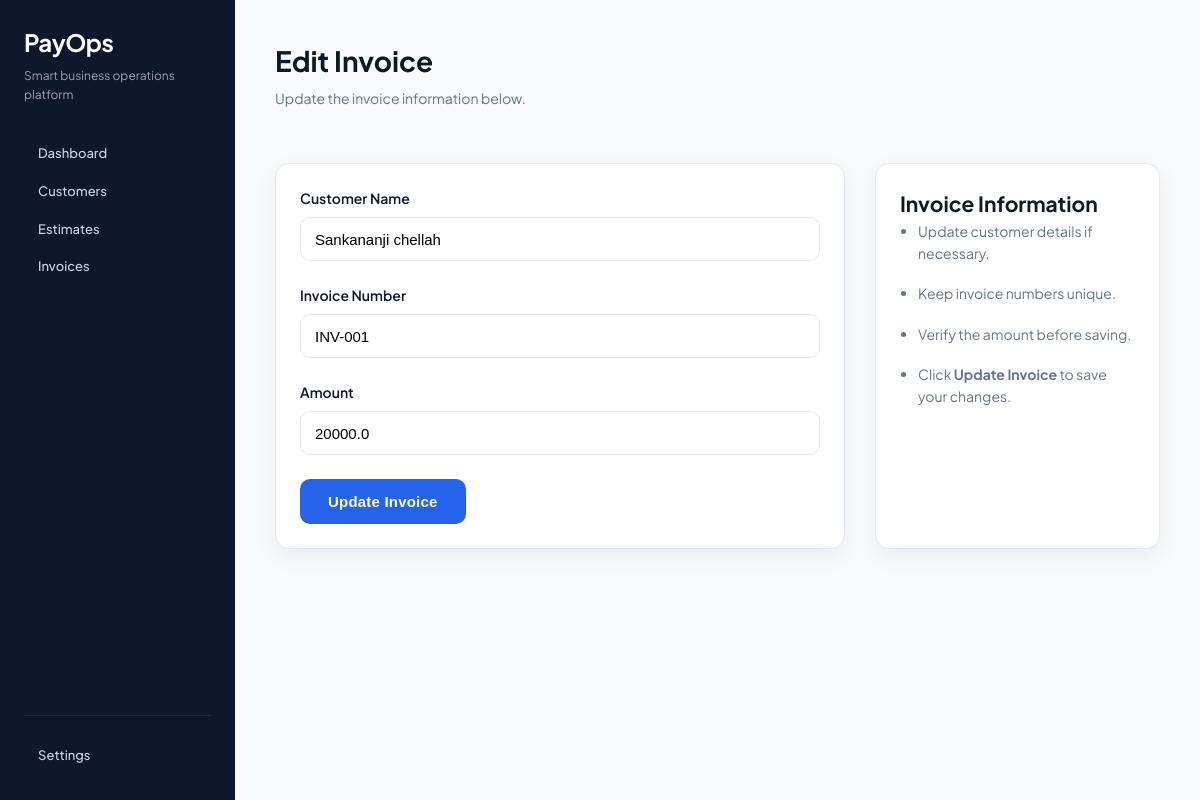
Screenshot of /edit/1 with the database file from the repository.
### tables this page shows
CREATE TABLE invoices (

    id INTEGER PRIMARY KEY AUTOINCREMENT,

    customer TEXT NOT NULL,

    customer_email TEXT,

    invoice_number TEXT UNIQUE NOT NULL,

    issue_date DATE DEFAULT CURRENT_DATE,

    due_date DATE,

    subtotal REAL DEFAULT 0,

    discount REAL DEFAULT 0,

    tax_name TEXT DEFAULT 'VAT',

    tax_rate REAL DEFAULT 0,

    tax_amount REAL DEFAULT 0,

    grand_total REAL DEFAULT 0,

    currency TEXT DEFAULT 'ZMW',

    status TEXT DEFAULT 'Draft',

    notes TEXT,

    terms TEXT,

    reminder_sent INTEGER DEFAULT 0,

    created_at TIMESTAMP DEFAULT CURRENT_TIMESTAMP

);

### app.py (the view)
@app.route("/edit/<int:id>")
def edit_invoice(id):
    connection = sqlite3.connect("invoices.db")
    cursor = connection.cursor()
    cursor.execute(
    """
    SELECT
        id,
        customer,
        invoice_number,
        grand_total
    FROM invoices
    WHERE id = ?
    """,
    (id,)
)
    invoice = cursor.fetchone()
    connection.close()
    return render_template("edit_invoice.html", invoice=invoice)

### templates/edit_invoice.html (shortened to what this page needs)
{% extends "base.html" %}
{% block content %}
<div class="page-header">
    <h1>Edit Invoice</h1>
    <p class="subtext">
        Update the invoice information below.
    </p>
</div>
<div class="create-layout">
    <div class="content-panel">
        <form action="/update/{{ invoice[0] }}" method="POST">
            <div class="form-group">
                <label>Customer Name</label>
                <input
                    type="text"
                    name="customer"
                    value="{{ invoice[1] }}"
                    required>
            </div>
            <div class="form-group">
                <label>Invoice Number</label>
                <input
                    type="text"
                    name="invoice_number"
                    value="{{ invoice[2] }}"
                    required>
            </div>
            <div class="form-group">
                <label>Amount</label>
                <input
                    type="number"
                    name="amount"
                    value="{{ invoice[3] }}"
                    required>
            </div>
            <button
                class="primary-btn"
                type="submit">
                Update Invoice
            </button>
        </form>
    </div>
    <div class="content-panel">
        <h2>Invoice Information</h2>
        <ul class="tips">
            <li>Update customer details if necessary.</li>
            <li>Keep invoice numbers unique.</li>
            <li>Verify the amount before saving.</li>
            <li>Click <strong>Update Invoice</strong> to save your changes.</li>
        </ul>
    </div>
</div>
{% endblock %}

### static/style.css (style rules this page uses)
* { margin:0; padding:0; box-sizing:border-box; }
:root { --primary:#334155; --primary-hover:#1e293b; --success:#15803d; --danger:#b91c1c; --warning:#ca8a04; --sidebar:#0f172a; --background:#f8fafc; --card:#ffffff; --text:#0f172a; --muted:#64748b; --border:#e2e8f0; --shadow:0 8px 24px rgba(15,23,42,0.06); }
body { font-family: "Plus Jakarta Sans", sans-serif; background:var(--background); color:var(--text); font-size:14px; line-height:1.5; font-weight:400; -webkit-font-smoothing:antialiased; -moz-osx-font-smoothing:grayscale; }
h1 { font-size:28px; font-weight:700; margin-bottom:6px; }
.subtext { color:var(--muted); margin-bottom:30px; }
.form-group { display:flex; flex-direction:column; }
.form-group label { font-size:14px; font-weight:600; margin-bottom:8px; color:var(--text); }
.form-group input, .form-group select { width:100%; height:44px; padding:0 14px; border:1px solid var(--border); border-radius:10px; font-size:14px; background:white; }
.content-panel { background:var(--card); border:1px solid var(--border); border-radius:14px; box-shadow:var(--shadow); padding:24px; margin-top:24px; }
button { background:var(--primary); color:white; border:none; padding:12px 18px; border-radius:10px; font-size:14px; font-weight:600; letter-spacing:.2px; cursor:pointer; transition:.2s; }
.page-header { margin-bottom:30px; }
.create-layout { display:grid; grid-template-columns:2fr 1fr; gap:30px; }
.tips { padding-left:18px; }
.tips li { margin-bottom:18px; color:var(--muted); line-height:1.6; }
.form-group { margin-bottom:24px; }
.form-group label { display:block; margin-bottom:8px; font-weight:600; color:var(--text); }
.form-group input { width:100%; padding:14px; border:1px solid var(--border); border-radius:10px; font-size:15px; transition:.2s; }
.primary-btn { background:#2563eb; color:white; border:none; padding:14px 28px; border-radius:10px; font-size:15px; font-weight:600; cursor:pointer; transition:.25s; }

### rows the page displays
invoices: customer "Sankananji chellah", invoice_number "INV-001", amount "20000.0"
